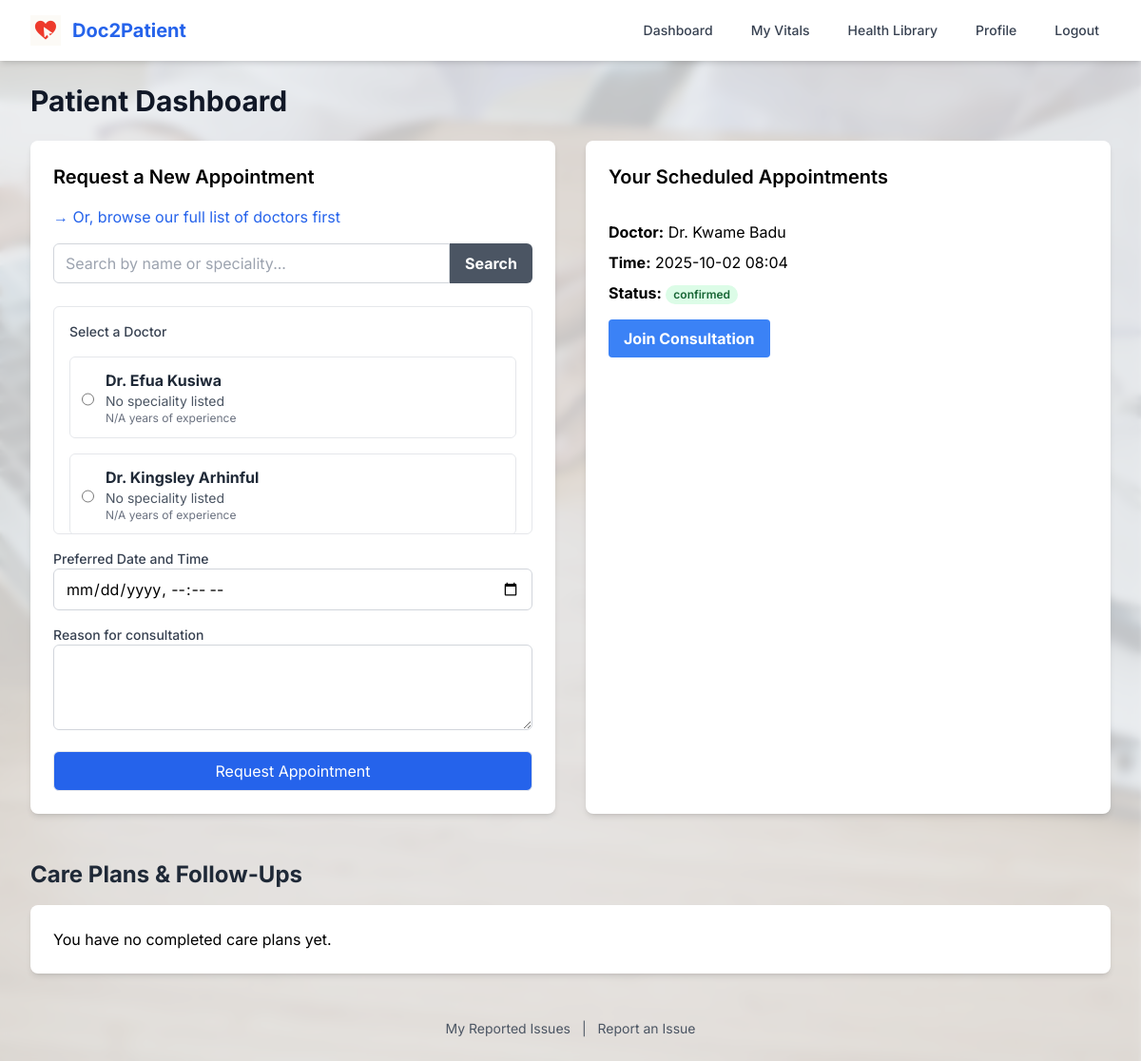
Screenshot of /patient_dashboard (signed in) with the database file from the repository.
### app/models.py (models this page shows, shortened)
class User(UserMixin, db.Model):
    __tablename__ = 'user'
    id = db.Column(db.Integer, primary_key=True)
    username = db.Column(db.String(64), index=True, unique=True)
    email = db.Column(db.String(120), index=True, unique=True)
    phone_number = db.Column(db.String(20), nullable=True)
    region = db.Column(db.String(50), nullable=True)
    otp_secret = db.Column(db.String(32), nullable=True)
    otp_enabled = db.Column(db.Boolean, nullable=False, default=False, server_default='0')
    is_admin = db.Column(db.Boolean, nullable=False, default=False, server_default='0')
    is_active = db.Column(db.Boolean, nullable=False, default=True, server_default='1')
    password_hash = db.Column(db.String(256))
    role = db.Column(db.String(20), index=True, default='patient')
    speciality = db.Column(db.String(100), nullable=True)
    experience_years = db.Column(db.Integer, nullable=True)
    image_file = db.Column(db.String(40), nullable=False, server_default='default.jpg', default='default.jpg')
    bio = db.Column(db.Text, nullable=True)
    appointments_as_doctor = db.relationship('Appointment', foreign_keys='Appointment.doctor_id', backref='doctor', lazy='dynamic')
    appointments_as_patient = db.relationship('Appointment', foreign_keys='Appointment.patient_id', backref='patient', lazy='dynamic')
    vitals_records = db.relationship('VitalsRecord', backref='user', lazy='dynamic', cascade="all, delete-orphan")
    reviews_written = db.relationship('Review', foreign_keys='Review.patient_id', backref='author', lazy='dynamic')
    reviews_received = db.relationship('Review', foreign_keys='Review.doctor_id', backref='doctor_reviewed', lazy='dynamic')
    __table_args__ = (
        UniqueConstraint('phone_number', name='uq_user_phone_number'),
    )

class Appointment(db.Model):
    id = db.Column(db.Integer, primary_key=True)
    doctor_id = db.Column(db.Integer, db.ForeignKey('user.id'))
    patient_id = db.Column(db.Integer, db.ForeignKey('user.id'))
    appointment_time = db.Column(db.DateTime, index=True, default=datetime.utcnow)
    status = db.Column(db.String(20), default='pending')
    notes = db.Column(db.Text)
    custom_follow_up_notes = db.Column(db.Text, nullable=True)
    uploaded_document_filename = db.Column(db.String(200), nullable=True)
    youtube_video_url = db.Column(db.String(200), nullable=True)
    chat_messages = db.relationship('ChatMessage', backref='appointment', lazy='dynamic', cascade="all, delete-orphan")
    recommended_articles = db.relationship('ArticleRecommendation', backref='appointment', lazy='dynamic', cascade="all, delete-orphan")
    review = db.relationship('Review', backref='appointment', uselist=False, cascade="all, delete-orphan")

### app/routes.py (the view, shortened to what this page needs)
@app.route('/patient_dashboard', methods=['GET', 'POST'])
@login_required
def patient_dashboard():
    if current_user.role != 'patient':
        flash('Access denied.', 'danger')
        return redirect(url_for('index'))
    form = AppointmentForm()
    search_query = request.args.get('search', '').strip()
    doctors_query = User.query.filter_by(role='doctor')
    if search_query:
        search_term = f"%{search_query}%"
        doctors_query = doctors_query.filter(
            or_(User.username.ilike(search_term), User.speciality.ilike(search_term))
        )
    doctors = doctors_query.order_by(User.username).all()
    form.doctor_id.choices = [(d.id, d.username) for d in doctors]
    active_appointments = Appointment.query.filter(
        Appointment.patient_id == current_user.id,
        Appointment.status.in_(['pending', 'confirmed', 'declined'])
    ).order_by(Appointment.appointment_time.asc()).all()
    completed_appointments = Appointment.query.filter_by(
        patient_id=current_user.id,
        status='completed'
    ).order_by(Appointment.appointment_time.desc()).all()
    return render_template(
        'patient_dashboard.html',
        title='Patient Dashboard',
        form=form,
        appointments=active_appointments,
        completed_appointments=completed_appointments,
        doctors=doctors,
        search_query=search_query
    )

### app/forms.py (shortened to what this page needs)
class AppointmentForm(FlaskForm):
    doctor_id = RadioField('Select a Doctor', coerce=int, validators=[DataRequired()])
    appointment_time = DateTimeLocalField('Preferred Date and Time', format='%Y-%m-%dT%H:%M', validators=[DataRequired()])
    notes = TextAreaField('Reason for consultation', validators=[DataRequired()])
    submit = SubmitField('Request Appointment')

### app/__init__.py (called while the page is built)
def get_locale():
    return session.get('language', request.accept_languages.best_match(app.config['LANGUAGES']))

### app/models.py (called while the page is built)
@login.user_loader
def load_user(user_id):
    user_id = int(user_id)
    if user_id == 0:
        return AdminUser()
    return User.query.get(user_id)

### app/templates/patient_dashboard.html (shortened to what this page needs)
{% extends "base.html" %}
{% block content %}
<h1 class="text-3xl font-bold text-gray-900 mb-6">{{ _('Patient Dashboard') }}</h1>
<div class="grid grid-cols-1 md:grid-cols-2 gap-8">
    <div class="bg-white shadow-md rounded-lg p-6">
        <h2 class="text-xl font-semibold mb-4">{{ _('Request a New Appointment') }}</h2>
        <a href="{{ url_for('doctors') }}" class="inline-block mb-4 text-blue-600 hover:underline">
            → Or, browse our full list of doctors first
        </a>
        <form method="GET" action="{{ url_for('patient_dashboard') }}" class="mb-6 flex">
            <input type="search" name="search" placeholder="Search by name or speciality..." class="w-full px-3 py-2 border border-gray-300 rounded-l-md" value="{{ search_query or '' }}">
            <button type="submit" class="bg-gray-600 hover:bg-gray-700 text-white font-bold py-2 px-4 rounded-r-md">Search</button>
        </form>
        <form action="" method="post" novalidate>
            <div class="space-y-4 max-h-60 overflow-y-auto border p-4 rounded-md mb-4">
                <label class="block text-sm font-medium text-gray-700">{{ form.doctor_id.label }}</label>
                {% for subfield in form.doctor_id %}
                    {% set doctor = doctors|selectattr('id', 'equalto', subfield.data)|first %}
                    {% if doctor %}
                        <label for="{{ subfield.id }}" class="flex p-3 rounded-md hover:bg-gray-50 border cursor-pointer">
                            {{ subfield(class="mt-1 flex-shrink-0") }}
                            <div class="ml-3">
                                <p class="font-bold text-gray-800">Dr. {{ doctor.username }}</p>
                                <p class="text-sm text-gray-600">{{ doctor.speciality or 'No speciality listed' }}</p>
                                <p class="text-xs text-gray-500">{{ doctor.experience_years or 'N/A' }} years of experience</p>
                            </div>
                        </label>
                    {% endif %}
                {% else %}
                    <p class="text-gray-600">No doctors found matching your search.</p>
                {% endfor %}
            </div>
            <div class="space-y-4 mt-4">
                <div>
                    <label class="block text-sm font-medium text-gray-700">{{ form.appointment_time.label }}</label>
                    {{ form.appointment_time(class="w-full px-3 py-2 border border-gray-300 rounded-md") }}
                </div>
                <div>
                    <label class="block text-sm font-medium text-gray-700">{{ form.notes.label }}</label>
                    {{ form.notes(rows=3, class="w-full px-3 py-2 border border-gray-300 rounded-md") }}
                </div>
                <div>
                    {{ form.submit(class="w-full flex justify-center py-2 px-4 border rounded-md text-white bg-blue-600 hover:bg-blue-700") }}
                </div>
            </div>
        </form>
    </div>
    <div class="bg-white shadow-md rounded-lg p-6">
        <h2 class="text-xl font-semibold mb-4">{{ _('Your Scheduled Appointments') }}</h2>
        {% if appointments %}
        <ul class="divide-y divide-gray-200">
            {% for appt in appointments %}
            <li class="py-4 space-y-2">
                <p><strong>{{ _('Doctor') }}:</strong> Dr. {{ appt.doctor.username }}</p>
                <p><strong>{{ _('Time') }}:</strong> {{ appt.appointment_time.strftime('%Y-%m-%d %H:%M') }}</p>
                <p><strong>{{ _('Status') }}:</strong> <span class="px-2 inline-flex text-xs leading-5 font-semibold rounded-full
                    {% if appt.status == 'confirmed' %} bg-green-100 text-green-800
                    {% elif appt.status == 'pending' %} bg-yellow-100 text-yellow-800
                    {% elif appt.status == 'declined' %} bg-red-100 text-red-800
                    {% else %} bg-gray-100 text-gray-800
                    {% endif %}">
                    {{ appt.status }}
                </span></p>
                {% if appt.status == 'confirmed' %}
                <div class="pt-2">
                    <a href="{{ url_for('consultation', appointment_id=appt.id) }}" class="inline-block bg-blue-500 hover:bg-blue-700 text-white font-bold py-2 px-4 rounded">
                        {{ _('Join Consultation') }}
                    </a>
                </div>
                {% elif appt.status == 'declined' %}
                <p class="text-red-600 text-sm pt-2">{{ _('This appointment was declined. Please book another.') }}</p>
                {% endif %}
            </li>
            {% endfor %}
        </ul>
        {% else %}
        <p>{{ _('You have no scheduled appointments.') }}</p>
        {% endif %}
    </div>
</div>
<div class="mt-12">
    <h2 class="text-2xl font-bold text-gray-800 mb-4">{{ _('Care Plans & Follow-Ups') }}</h2>
    {% if completed_appointments %}
        {% for appt in completed_appointments %}
            <div class="bg-white shadow-md rounded-lg p-6 mb-4">
                <h3 class="text-lg font-semibold border-b pb-2 mb-4">{{ _('Follow-up from your appointment on') }} {{ appt.appointment_time.strftime('%b %d, %Y') }} {{ _('with') }} Dr. {{ appt.doctor.username }}</h3>
                <div class="space-y-6">
                    {% if appt.custom_follow_up_notes %}
                    <div>
                        <h4 class="font-semibold text-gray-700">{{ _('Doctor\'s Notes:') }}</h4>
                        <p class="mt-1 text-gray-600 whitespace-pre-wrap">{{ appt.custom_follow_up_notes }}</p>
                    </div>
                    {% endif %}
                    {% if appt.recommended_articles.all() %}
                    <div>
                        <h4 class="font-semibold text-gray-700">{{ _('Recommended Reading:') }}</h4>
                        <ul class="list-disc list-inside mt-1 space-y-1">
                            {% for rec in appt.recommended_articles %}
                                <li><a href="{{ url_for('view_article', article_id=rec.article.id) }}" class="text-blue-600 hover:underline">{{ rec.article.title }}</a></li>
                            {% endfor %}
                        </ul>
                    </div>
                    {% endif %}
                    {% if appt.uploaded_document_filename %}
                    <div>
                        <h4 class="font-semibold text-gray-700">{{ _('Attached Document:') }}</h4>
                        <a href="{{ url_for('download_document', appointment_id=appt.id) }}" class="mt-1 inline-block bg-green-500 hover:bg-green-600 text-white font-bold py-2 px-3 rounded text-sm">
                            ↓ Download {{ appt.uploaded_document_filename }}
                        </a>
                    </div>
                    {% endif %}
                    {% if appt.youtube_video_url %}
                    <div>
                        <h4 class="font-semibold text-gray-700">{{ _('Recommended Video:') }}</h4>
                        <div class="aspect-w-16 aspect-h-9 mt-2">
                            <iframe src="https://www.youtube.com/embed/{{ appt.youtube_video_url | youtube_id }}" frameborder="0" allow="accelerometer; autoplay; clipboard-write; encrypted-media; gyroscope; picture-in-picture" allowfullscreen class="rounded-lg shadow-md w-full h-full"></iframe>
                        </div>
                    </div>
                    {% endif %}
                    {% if not appt.custom_follow_up_notes and not appt.recommended_articles.all() and not appt.uploaded_document_filename and not appt.youtube_video_url %}
                        <p class="text-gray-600">{{ _('No specific follow-up instructions were provided for this appointment.') }}</p>
                    {% endif %}
                </div>
            </div>
        	    <div class="border-t pt-4 mt-4">
            		{% if appt.review %}
                	    <p class="text-sm text-green-600">✓ You have already reviewed this appointment.</p>
            		{% else %}
                	    <a href="{{ url_for('leave_review', appointment_id=appt.id) }}" class="inline-block bg-yellow-500 hover:bg-yellow-600 text-white font-bold py-2 px-4 rounded">
                    		Leave a Review
                	    </a>
            		{% endif %}
        	     </div>
    		   </div>
		</div>
        {% endfor %}
    {% else %}
        <div class="bg-white shadow-md rounded-lg p-6">
            <p>{{ _('You have no completed care plans yet.') }}</p>
        </div>
    {% endif %}
</div>
{% endblock %}

### app/templates/base.html (style rules this page uses)
body { font-family: 'Inter', sans-serif; background-color: #f3f4f6; }

### rows the page displays
User: username "Efua Kusiwa", speciality "No speciality listed", experience_years "N/A"
User: username "Kingsley Arhinful", speciality "No speciality listed", experience_years "N/A"
Appointment: doctor.username "Kwame Badu", appointment_time "2025-10-02 08:04", status "confirmed"
